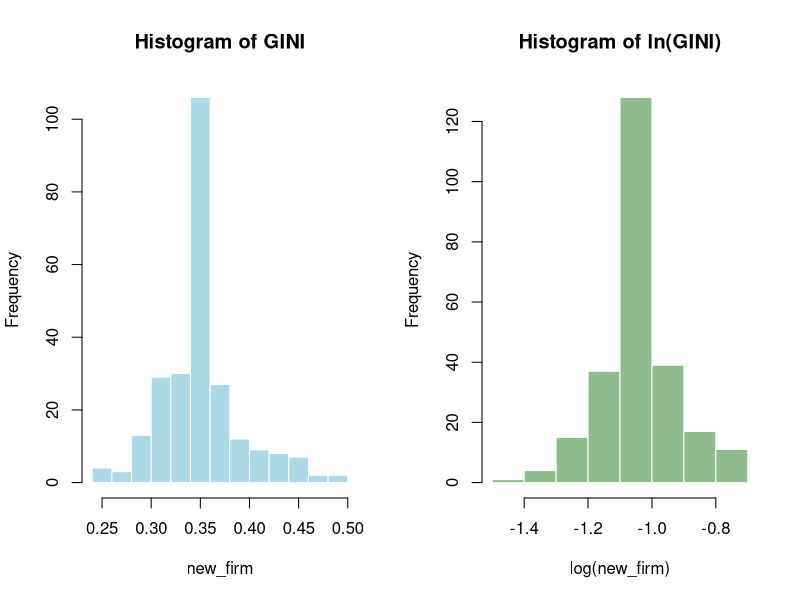
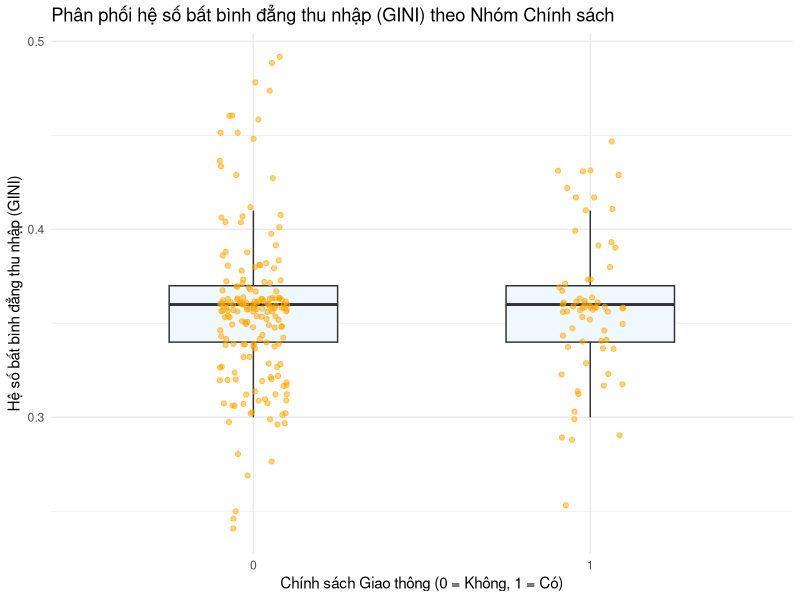

R code for these plots, in order:
## ---- chunk 1
library(readxl)
library(dplyr)
library(ggplot2)

# Nạp dữ liệu Excel 
df <- read_excel("data_random.xlsx")

# Lọc quan sát tại thời điểm sau can thiệp (year == 1)
data_new <- subset(df,year=='1')

cat("Số quan sát sau can thiệp (year = 1):", nrow(data_new), "\n")

# So sánh phân phối: biến gốc và biến biến đổi logarit
par(mfrow = c(1, 2))
hist(data_new$GINI, 
     main = "Histogram of GINI", 
     xlab = "new_firm", 
     col = "lightblue", 
     border = "white")

hist(log(data_new$GINI), 
     main = "Histogram of ln(GINI)", 
     xlab = "log(new_firm)", 
     col = "darkseagreen", 
     border = "white")
par(mfrow = c(1, 1))
## ---- chunk 2
# Kiểm định Shapiro-Wilk cho từng nhóm: Đối chứng (transport = 0) và Can thiệp (transport = 1)
shapiro.test(data_new$GINI[data_new$transport == 0])
shapiro.test(data_new$GINI[data_new$transport == 1])
## ---- chunk 3
# Thực hiện kiểm định thứ hạng Wilcoxon (Mann-Whitney U)
wilcox.test(GINI ~ transport, data = data_new)
## ---- chunk 4
cat("Trung vị nhóm Đối chứng (transport = 0):", median(data_new$GINI[data_new$transport == 0]), "\n")
cat("Trung vị nhóm Can thiệp (transport = 1):", median(data_new$GINI[data_new$transport == 1]), "\n")
## ---- chunk 5
ggplot(data_new, aes(x = factor(transport), y = GINI)) +
  geom_boxplot(width = 0.5, outlier.shape = NA, fill = "aliceblue") +
  geom_jitter(width = 0.1, alpha = 0.5, color = "orange") +
  labs(
    x = "Chính sách Giao thông (0 = Không, 1 = Có)",
    y = "Hệ số bất bình đẳng thu nhập (GINI)",
    title = "Phân phối hệ số bất bình đẳng thu nhập (GINI) theo Nhóm Chính sách"
  ) +
  theme_minimal(base_family = "sans")
